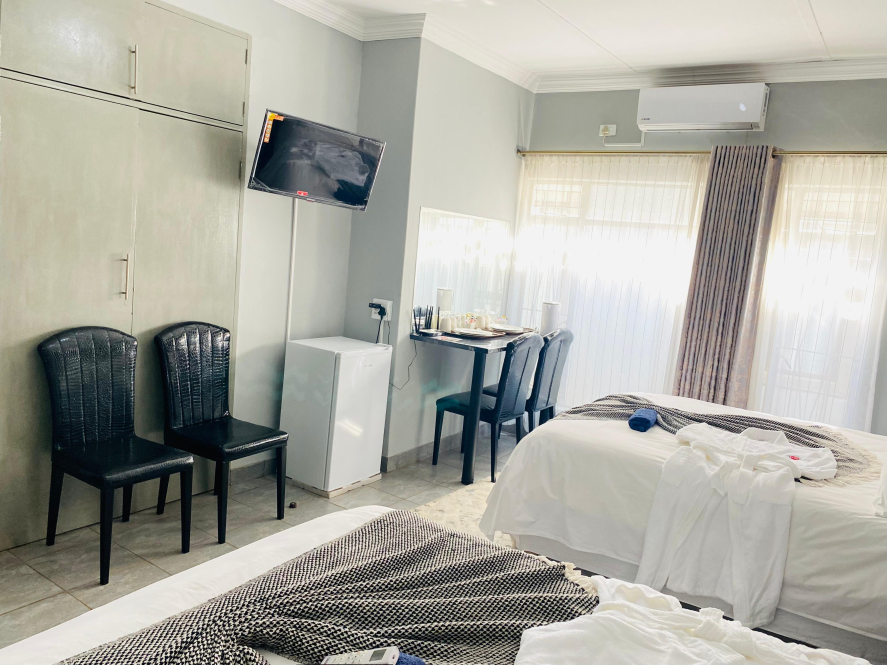
#> input picture assets/photos/FamilyRoom1.jpg, 3547 x 2660 px (shown at 1/4 size); its folder holds 4 pictures in this run
$ python optimize_images.py
#> lines starting #> are read from the running program, lines starting #| are printed output that depends on the picture
"""Generate the site's images from the originals in assets/.

Run from the repo root:  python3 scripts/optimize_images.py

For every photo in assets/photos/ it writes two WebP files to img/:
  img/<name>.webp    long side 1600px  (desktop)
  img/<name>-m.webp  long side 800px   (phones)
It also cuts the red logo disc out of assets/logo-source.jpg
(img/logo.webp, img/favicon.png) and makes the link preview img/og.jpg.

Requires Pillow and numpy:  pip install pillow numpy
"""
import os
import re

import numpy as np
from PIL import Image, ImageDraw, ImageOps

ROOT = os.path.dirname(os.path.dirname(os.path.abspath(__file__)))
PHOTOS = os.path.join(ROOT, "assets", "photos")
OUT = os.path.join(ROOT, "img")

LARGE, SMALL = 1600, 800
QUALITY_LARGE, QUALITY_SMALL = 70, 66
OG_SOURCE = "Lappa & swimming Pool.jpg"


def slug(filename: str) -> str:
    """'Lappa & swimming Pool.jpg' -> 'lappa-swimming-pool'"""
    stem = os.path.splitext(filename)[0].lower()
    return re.sub(r"[^a-z0-9]+", "-", stem).strip("-")


def load(path: str) -> Image.Image:
    """Open a photo upright (respecting EXIF rotation) in RGB."""
#> called with path = 'assets/photos/FamilyRoom1.jpg'
    return ImageOps.exif_transpose(Image.open(path)).convert("RGB")
#> returned value is the input picture: PIL image 3547x2660 RGB; mean R, G, B 168.9, 168.3, 159.7


def save_webp(img: Image.Image, long_side: int, quality: int, dest: str) -> None:
#> called with long_side = 1600, quality = 70, dest = 'img/familyroom1.webp'
    copy = img.copy()
    copy.thumbnail((long_side, long_side), Image.LANCZOS)
    copy.save(dest, "WEBP", quality=quality, method=6)


def photos() -> None:
    for filename in sorted(os.listdir(PHOTOS)):
        if not filename.lower().endswith((".jpg", ".jpeg", ".png", ".webp")):
            continue
        img = load(os.path.join(PHOTOS, filename))
        name = slug(filename)
        save_webp(img, LARGE, QUALITY_LARGE, os.path.join(OUT, f"{name}.webp"))
        save_webp(img, SMALL, QUALITY_SMALL, os.path.join(OUT, f"{name}-m.webp"))
#> call 2 of save_webp, with long_side = 800, quality = 66, dest = 'img/familyroom1-m.webp'
#> in save_webp (call 2), `copy.thumbnail((long_side, long_side), Image.LANCZOS)`:
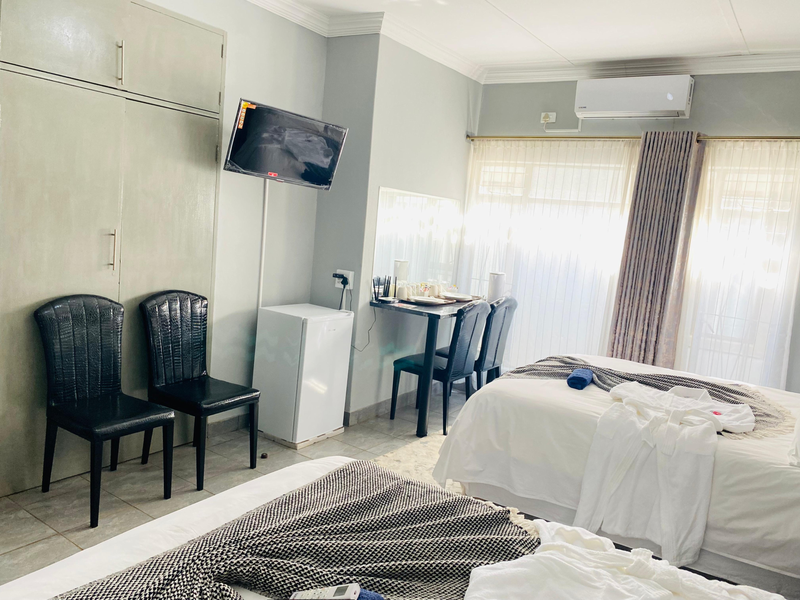
#> copy: PIL image 800x600 RGB; mean R, G, B 169, 168.4, 159.9
        print(f"photo  {filename} -> img/{name}.webp, img/{name}-m.webp")
#> pass 2 of the loop in photos, `for filename in sorted(os.listdir(PHOTOS)):`:
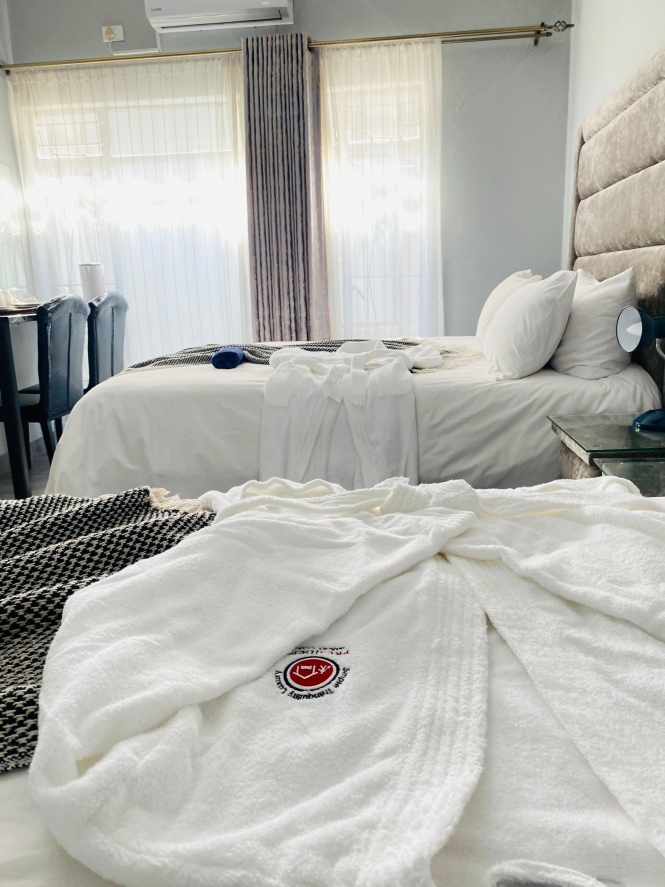
#> input picture assets/photos/FamilyRoom2.jpg, 2660 x 3547 px (shown at 1/4 size)
#> in load, returned value is the input picture: PIL image 2660x3547 RGB; mean R, G, B 179.6, 179.7, 174.1
#> copy: PIL image 1200x1600 RGB
#> in save_webp (call 4), `copy.thumbnail((long_side, long_side), Image.LANCZOS)`:
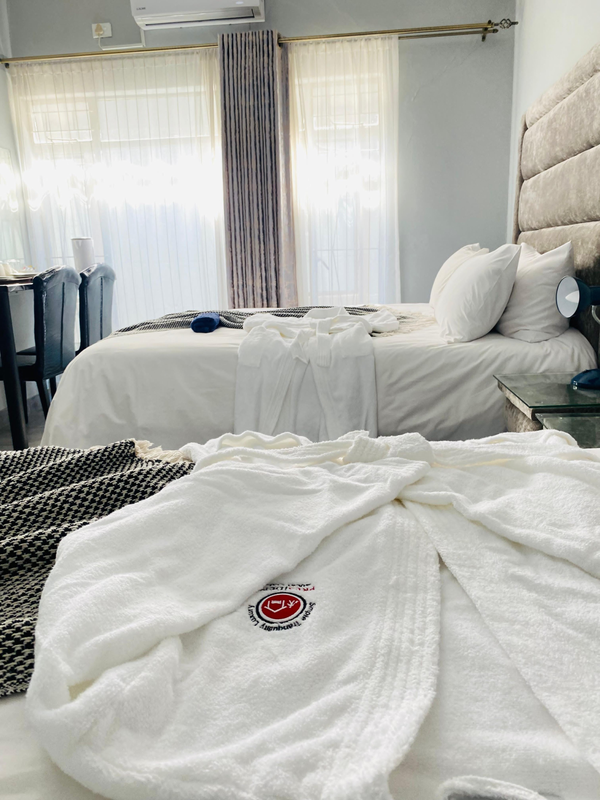
#> copy: PIL image 600x800 RGB; mean R, G, B 179.7, 179.8, 174.3
#> pass 3 of the loop in photos, `for filename in sorted(os.listdir(PHOTOS)):`:
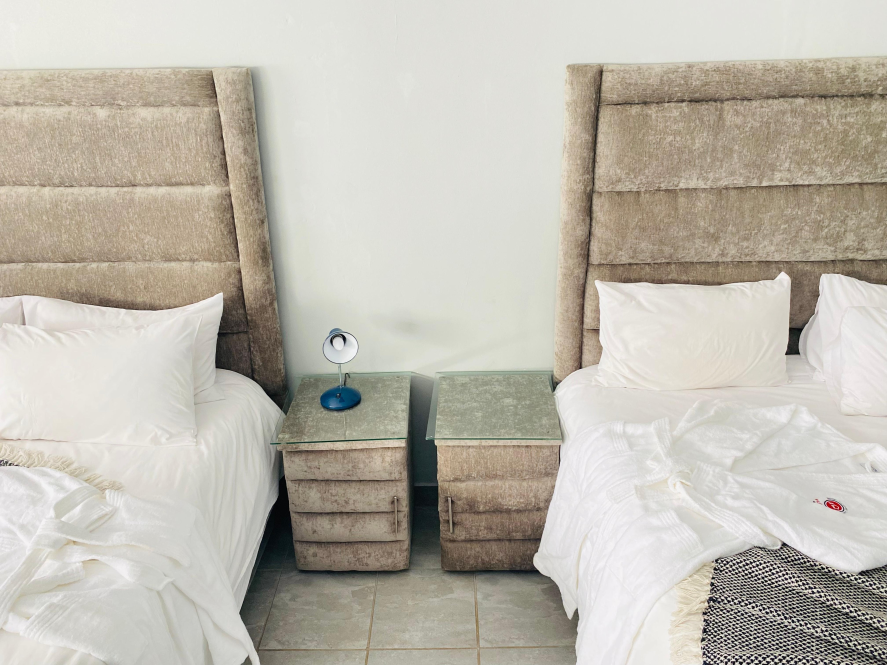
#> input picture assets/photos/FamilyRoom3.jpg, 3547 x 2660 px (shown at 1/4 size)
#> in load, returned value is the input picture: PIL image 3547x2660 RGB; mean R, G, B 190.5, 185.6, 174.8
#> copy: PIL image 1600x1200 RGB
#> in save_webp (call 6), `copy.thumbnail((long_side, long_side), Image.LANCZOS)`:
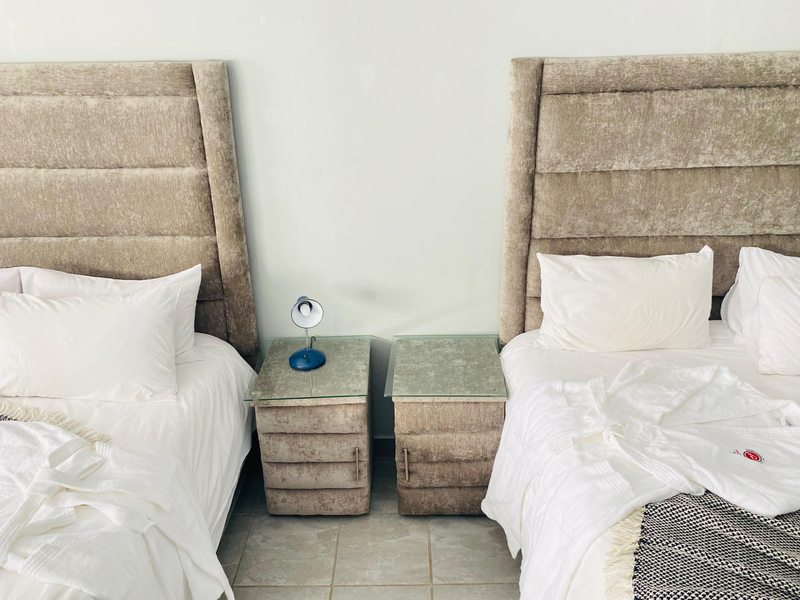
#> copy: PIL image 800x600 RGB; mean R, G, B 190.6, 185.7, 175
#> the loop made 4 passes; the first 3 are shown


def logo() -> None:
    """Find the red disc in the logo artwork and cut it out as a circle."""
#> (the run stopped early here; a loop or call above may not have finished)
